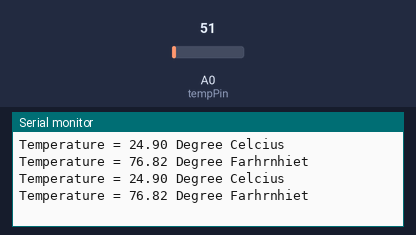
Recording of a sketch running on a simulated Arduino Uno, built with avr-gcc and run on an emulated ATmega328P. On the bench: the last lines printed to the serial monitor. Inputs (shaded band) come from the test bench; at power-on: A0 (tempPin) = 51.

Above: at 1.8 s.
1.9 s: A0 (tempPin) set to 61
At 2.8 s:
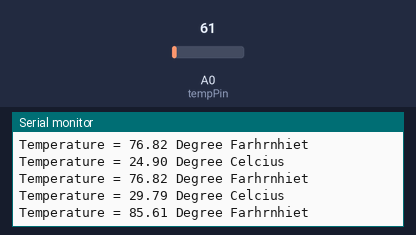
3.4 s: A0 (tempPin) set to 71
At 4.4 s:
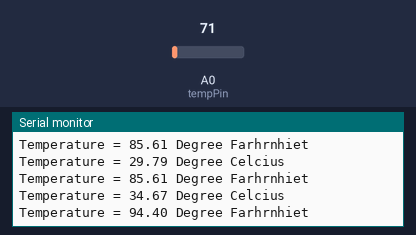
Timing chart, 0 to 6.4 s (numbered marks = the images above; inputs shaded):
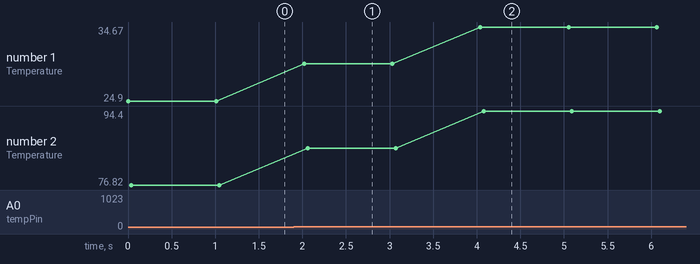

Measured:
- after the input at 1.9 s, the serial monitor: prints a new line after 0.12 s (image 1)
- after the input at 3.4 s, the serial monitor: prints a new line after 0.64 s (image 2)
- plotted number 1: 24.9 → 29.79 after the input at 1.9 s, 29.79 → 34.67 after the input at 3.4 s
- plotted number 2: 76.82 → 85.61 after the input at 1.9 s, 85.61 → 94.4 after the input at 3.4 s

The sketch:

Temperature_Sensor___LM_35.ino
```cpp
int val;
int tempPin=0;

void setup()
{
  pinMode(tempPin, INPUT);
  Serial.begin(9600);
}


void loop()
{
  val = analogRead(tempPin);
  float mv = (val/1024.0) * 5000;
  float cel = mv / 10;
  float farh = (cel*9)/ 5 + 32;

  Serial.print("Temperature = ");
  Serial.print(cel);
  Serial.print(" Degree Celcius");
  Serial.println();
  Serial.print("Temperature = ");
  Serial.print(farh);
  Serial.print(" Degree Farhrnhiet");
  Serial.println();
  delay(1000);
}
```
